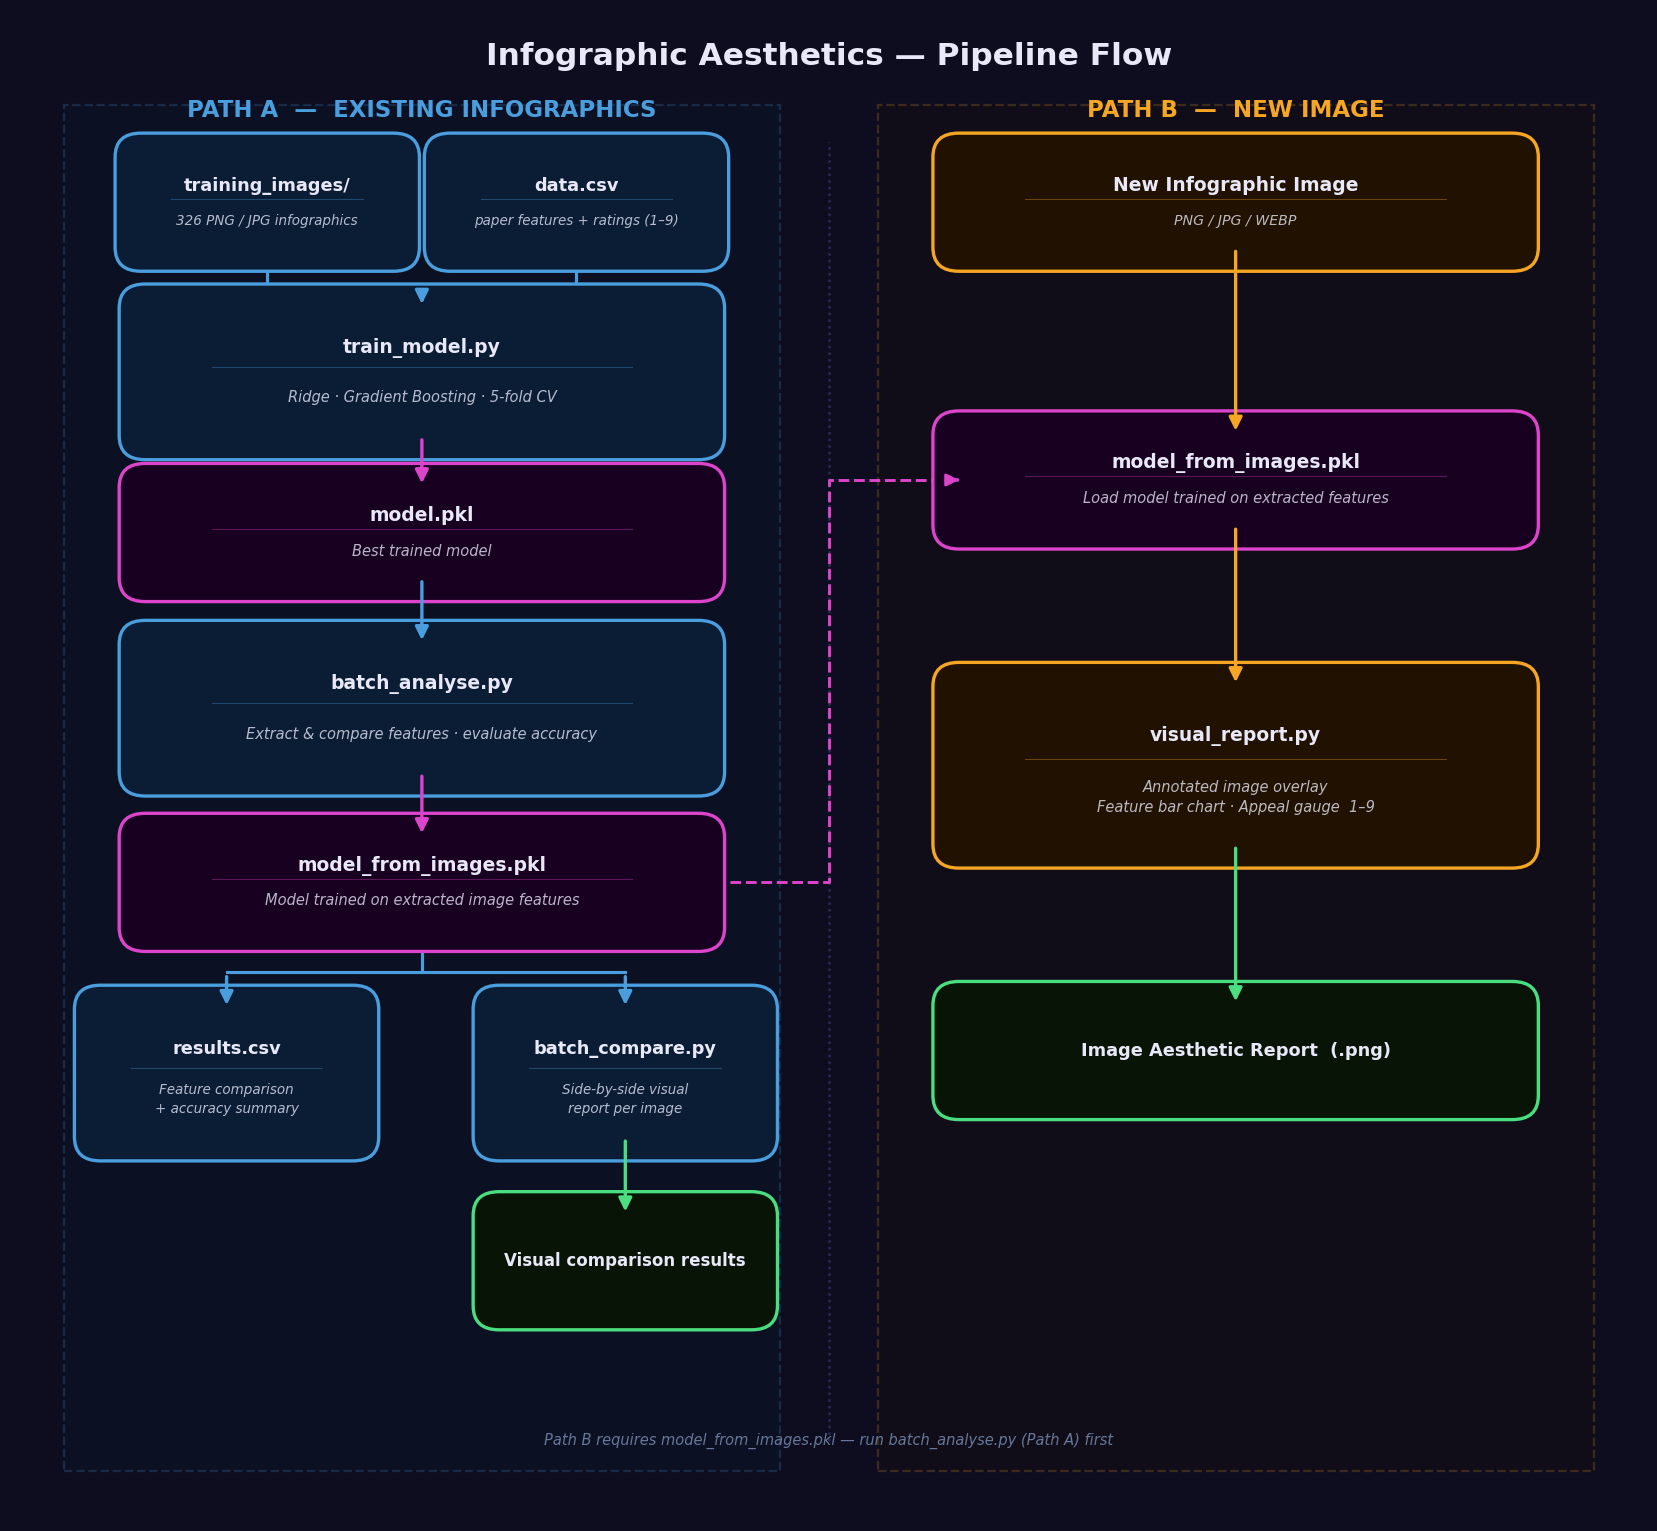

Write Python code to recreate this figure.
"""
pipeline_flow.py  —  simple two-path pipeline diagram.

Usage:
    python pipeline_flow.py
    python pipeline_flow.py --output flow.png
"""

import argparse
import matplotlib
matplotlib.use("Agg")
import matplotlib.pyplot as plt
from matplotlib.patches import FancyBboxPatch

BG  = "#0d0d1f"
FG  = "#e8e8f8"
DIM = "#667799"

A_F = "#0a1d35";  A_E = "#4a9ede"   # Path A  blue
B_F = "#211100";  B_E = "#f5a623"   # Path B  amber
M_F = "#180020";  M_E = "#dd44cc"   # Model   magenta
O_F = "#071406";  O_E = "#4ade80"   # Output  green


def box(ax, cx, cy, w, h, face, edge, title, sub=None, ft=9, fs=7):
    ax.add_patch(FancyBboxPatch(
        (cx - w/2, cy - h/2), w, h,
        boxstyle="round,pad=0.016",
        facecolor=face, edgecolor=edge, linewidth=1.6, zorder=3,
    ))
    if sub:
        ax.text(cx, cy + h * 0.19, title,
                ha="center", va="center",
                fontsize=ft, fontweight="bold", color=FG, zorder=4)
        ax.plot([cx - w*0.38, cx + w*0.38],
                [cy + h*0.04, cy + h*0.04],
                color=edge, lw=0.5, alpha=0.35, zorder=4)
        ax.text(cx, cy - h * 0.20, sub,
                ha="center", va="center",
                fontsize=fs, color=FG, alpha=0.78,
                linespacing=1.45, zorder=4, style="italic")
    else:
        ax.text(cx, cy, title,
                ha="center", va="center",
                fontsize=ft, fontweight="bold", color=FG, zorder=4)


def arr(ax, cx, y1, y2, color, lw=1.6):
    ax.annotate("", xy=(cx, y2), xytext=(cx, y1),
                arrowprops=dict(arrowstyle="-|>", color=color,
                                lw=lw, mutation_scale=13), zorder=5)


def main(output_path):
    fig, ax = plt.subplots(figsize=(14, 13))
    fig.patch.set_facecolor(BG)
    ax.set_facecolor(BG)
    ax.set_xlim(0, 1)
    ax.set_ylim(0, 1)
    ax.axis("off")

    # ── Title ─────────────────────────────────────────────────────────────────
    ax.text(0.5, 0.967, "Infographic Aesthetics — Pipeline Flow",
            ha="center", fontsize=15, fontweight="bold", color=FG, zorder=6)

    # ── Lane backgrounds ──────────────────────────────────────────────────────
    ax.add_patch(plt.Rectangle((0.03, 0.03), 0.44, 0.910,
        facecolor=A_F, edgecolor=A_E, lw=1.1, alpha=0.20, zorder=0, ls="--"))
    ax.add_patch(plt.Rectangle((0.53, 0.03), 0.44, 0.910,
        facecolor=B_F, edgecolor=B_E, lw=1.1, alpha=0.20, zorder=0, ls="--"))

    # ── Lane headers ──────────────────────────────────────────────────────────
    ax.text(0.25, 0.932, "PATH A  —  EXISTING INFOGRAPHICS",
            ha="center", fontsize=11, fontweight="bold", color=A_E, zorder=6)
    ax.text(0.75, 0.932, "PATH B  —  NEW IMAGE",
            ha="center", fontsize=11, fontweight="bold", color=B_E, zorder=6)

    # ── Dimensions ───────────────────────────────────────────────────────────
    W  = 0.34    # full-width box
    Wh = 0.155   # half-width box
    H0 = 0.060   # input / output height
    H1 = 0.085   # process height
    H2 = 0.060   # model height

    # ══════════════════════════════════════════════════════════════════════════
    #  PATH A
    # ══════════════════════════════════════════════════════════════════════════
    L  = 0.25    # Path A centre x
    BL = 0.130   # left branch x  (results)
    BR = 0.375   # right branch x (batch_compare)

    # Row positions
    Ay = [0.875, 0.762, 0.655, 0.538, 0.422, 0.295, 0.170]
    #     inp   train  mdl   batch  mfim  fork   out

    # — Inputs (side by side) —
    box(ax, L - 0.095, Ay[0], Wh, H0, A_F, A_E,
        "training_images/", "326 PNG / JPG infographics", ft=8.5, fs=6.5)
    box(ax, L + 0.095, Ay[0], Wh, H0, A_F, A_E,
        "data.csv", "paper features + ratings (1–9)", ft=8.5, fs=6.5)

    # — train_model.py —
    box(ax, L, Ay[1], W, H1, A_F, A_E,
        "train_model.py",
        "Ridge · Gradient Boosting · 5-fold CV")

    # — model.pkl —
    box(ax, L, Ay[2], W, H2, M_F, M_E,
        "model.pkl", "Best trained model")

    # — batch_analyse.py —
    box(ax, L, Ay[3], W, H1, A_F, A_E,
        "batch_analyse.py",
        "Extract & compare features · evaluate accuracy")

    # — model_from_images.pkl —
    box(ax, L, Ay[4], W, H2, M_F, M_E,
        "model_from_images.pkl",
        "Model trained on extracted image features")

    # — Fork: results (left) | batch_compare (right) —
    box(ax, BL, Ay[5], Wh, H1, A_F, A_E,
        "results.csv",
        "Feature comparison\n+ accuracy summary", ft=8.5, fs=6.5)
    box(ax, BR, Ay[5], Wh, H1, A_F, A_E,
        "batch_compare.py",
        "Side-by-side visual\nreport per image", ft=8.5, fs=6.5)

    # — Output (right branch only) —
    box(ax, BR, Ay[6], Wh, H0, O_F, O_E,
        "Visual comparison results", ft=8)

    # ── Path A arrows ─────────────────────────────────────────────────────────
    # inputs fan → train_model
    ax.plot([L - 0.095, L - 0.095, L],
            [Ay[0] - H0/2, Ay[0] - H0/2 - 0.030, Ay[0] - H0/2 - 0.030],
            color=A_E, lw=1.5, zorder=2)
    ax.plot([L + 0.095, L + 0.095, L],
            [Ay[0] - H0/2, Ay[0] - H0/2 - 0.030, Ay[0] - H0/2 - 0.030],
            color=A_E, lw=1.5, zorder=2)
    arr(ax, L, Ay[0] - H0/2 - 0.030, Ay[1] + H1/2, A_E)

    arr(ax, L, Ay[1] - H1/2, Ay[2] + H2/2, M_E)   # train → model.pkl
    arr(ax, L, Ay[2] - H2/2, Ay[3] + H1/2, A_E)   # model → batch_analyse
    arr(ax, L, Ay[3] - H1/2, Ay[4] + H2/2, M_E)   # batch_analyse → model_from_images

    # model_from_images → fork (horizontal spread then down)
    FORK_Y = Ay[4] - H2/2 - 0.030
    ax.plot([L, L], [Ay[4] - H2/2, FORK_Y], color=A_E, lw=1.5, zorder=2)
    ax.plot([BL, BR], [FORK_Y, FORK_Y], color=A_E, lw=1.5, zorder=2)
    arr(ax, BL, FORK_Y, Ay[5] + H1/2, A_E)
    arr(ax, BR, FORK_Y, Ay[5] + H1/2, A_E)

    arr(ax, BR, Ay[5] - H1/2, Ay[6] + H0/2, O_E)  # batch_compare → output

    # ── Cross-lane: Path A model_from_images → Path B model_from_images ───────
    # Path A mfim centre: (L=0.25, Ay[4]=0.422), Path B mfim centre: (0.75, 0.690)
    x_start = L + W/2     # 0.25 + 0.17 = 0.42
    x_mid   = 0.500
    x_end   = 0.75 - W/2  # 0.75 - 0.17 = 0.58
    y_a     = Ay[4]       # 0.422
    y_b     = 0.690
    ax.plot([x_start, x_mid, x_mid, x_end],
            [y_a,    y_a,   y_b,   y_b],
            color=M_E, lw=1.4, ls="--", zorder=2)
    ax.annotate("", xy=(x_end, y_b), xytext=(x_end - 0.001, y_b),
                arrowprops=dict(arrowstyle="-|>", color=M_E,
                                lw=1.4, mutation_scale=12), zorder=5)

    # ══════════════════════════════════════════════════════════════════════════
    #  PATH B
    # ══════════════════════════════════════════════════════════════════════════
    R  = 0.75    # Path B centre x

    By = [0.875, 0.690, 0.500, 0.310]
    #     img   mfim   vr    out

    # — New image —
    box(ax, R, By[0], W, H0, B_F, B_E,
        "New Infographic Image", "PNG / JPG / WEBP", fs=6.8)

    # — model_from_images.pkl —
    box(ax, R, By[1], W, H2, M_F, M_E,
        "model_from_images.pkl",
        "Load model trained on extracted features")

    # — visual_report.py —
    box(ax, R, By[2], W, H1 + 0.020, B_F, B_E,
        "visual_report.py",
        "Annotated image overlay\nFeature bar chart · Appeal gauge  1–9")

    # — Output —
    box(ax, R, By[3], W, H0, O_F, O_E,
        "Image Aesthetic Report  (.png)", ft=8.5)

    # ── Path B arrows ─────────────────────────────────────────────────────────
    arr(ax, R, By[0] - H0/2, By[1] + H2/2, B_E)
    arr(ax, R, By[1] - H2/2, By[2] + (H1+0.020)/2, B_E)
    arr(ax, R, By[2] - (H1+0.020)/2, By[3] + H0/2, O_E)

    # ── Divider ───────────────────────────────────────────────────────────────
    ax.plot([0.5, 0.5], [0.05, 0.915],
            color="#2a2a55", lw=1.2, ls=":", zorder=1)

    # ── Footnote ──────────────────────────────────────────────────────────────
    ax.text(0.5, 0.048,
            "Path B requires model_from_images.pkl — run batch_analyse.py (Path A) first",
            ha="center", fontsize=7, color=DIM, style="italic", zorder=6)

    plt.savefig(output_path, dpi=150, bbox_inches="tight",
                facecolor=BG, edgecolor="none")
    plt.close()
    print(f"Saved: {output_path}")


if __name__ == "__main__":
    parser = argparse.ArgumentParser()
    parser.add_argument("--output", default="pipeline_flow.png")
    args = parser.parse_args()
    main(args.output)
